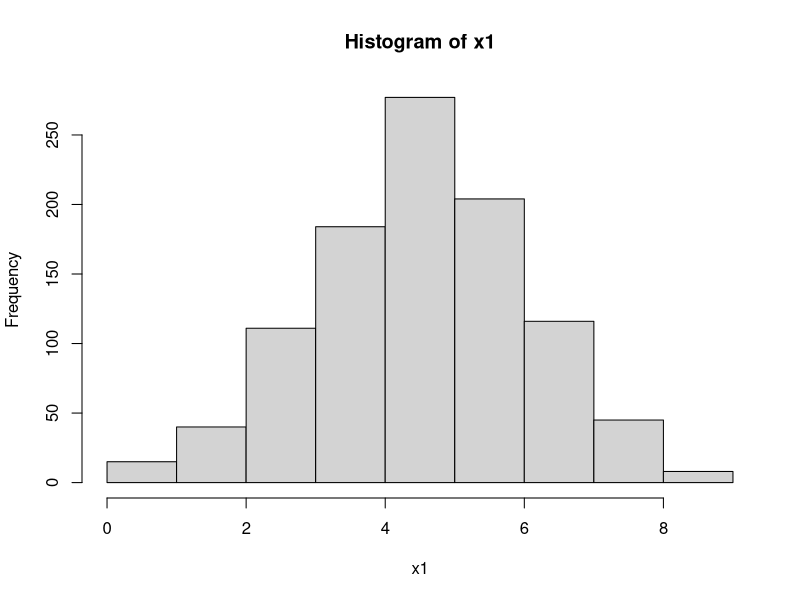
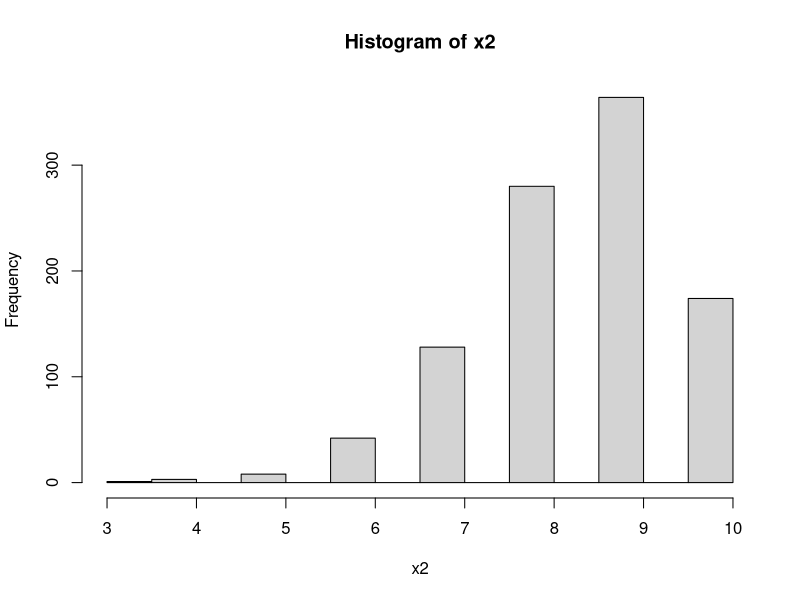
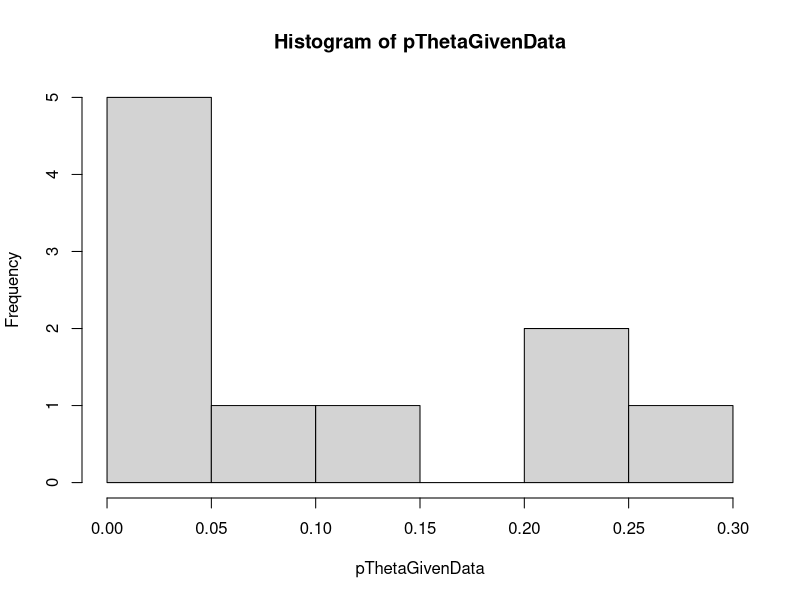

Generate these figures, in order, with R:
library(ggplot2)


# Example: Texting while driving (binomial)

drive <- c("texting", "texting", "texting", "not", "not", 
           "texting", "texting", "not", "not", "texting")

driveNum <- ifelse(drive == "texting", 1, 0)
N <- length(drive)
nTexting <- sum(drive == "texting")
nNot <- sum(drive == "not")

x1 <- rbinom(1000, size=10, p=0.5)
x2 <- rbinom(1000, size=10, p=0.85)

mean(x1); hist(x1)
mean(x2); hist(x2)


# Goal: estimate theta, probability that says whether driver is texting
theta <- seq(from=1/(N+1), to=N/(N+1), length=10); theta

### PRIOR: triangular distribution to put weight at 0.5
## uniform: pTheta = dunif(theta)
## triangular: 
pTheta = pmin(theta, 1-theta); pTheta
## beta with mean=0.5: pTheta = dbeta(theta, 10, 10)

### LIKELIHOOD: P(y | theta)
pDataGivenTheta <- choose(N, nTexting) * theta**nTexting * (1-theta)**nNot
pDataGivenTheta

### POSTERIOR:
pData <- sum(pDataGivenTheta * pTheta); pData
pThetaGivenData <- pDataGivenTheta * pTheta / pData
pThetaGivenData; hist(pThetaGivenData)
